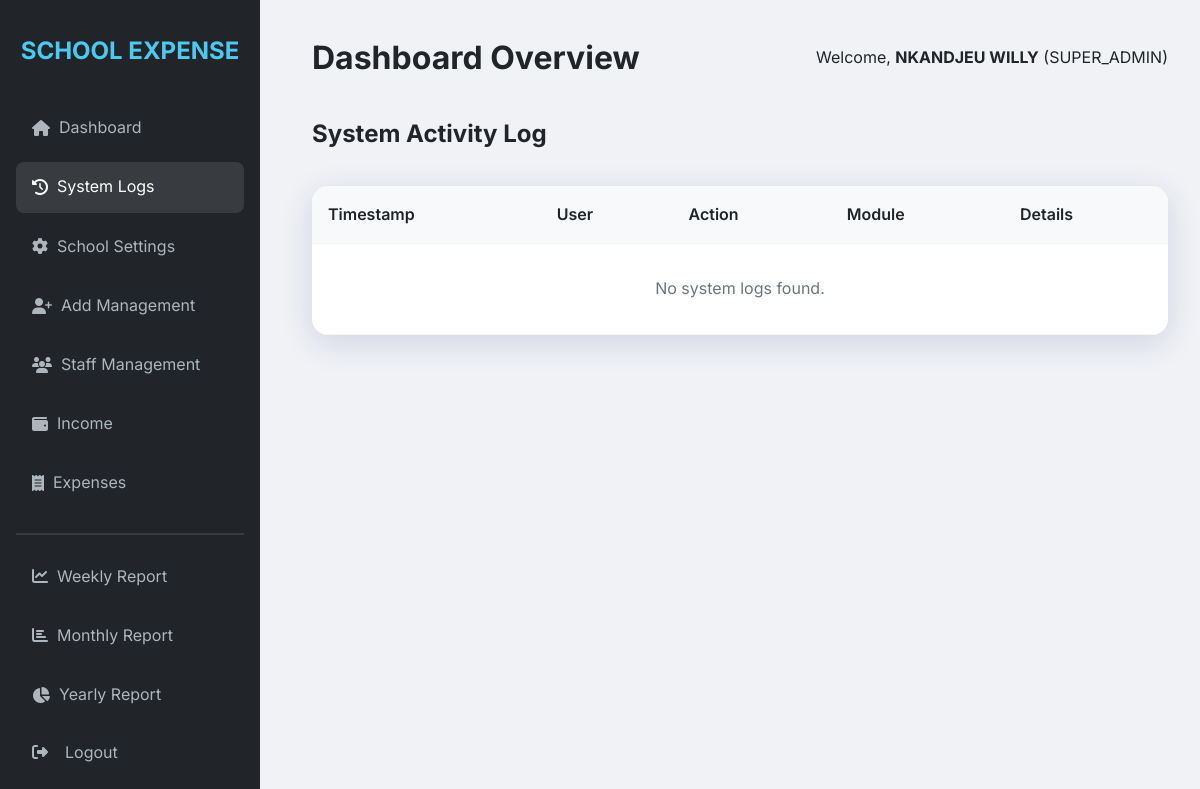
Before: /system-logs (signed in) with the older database file.
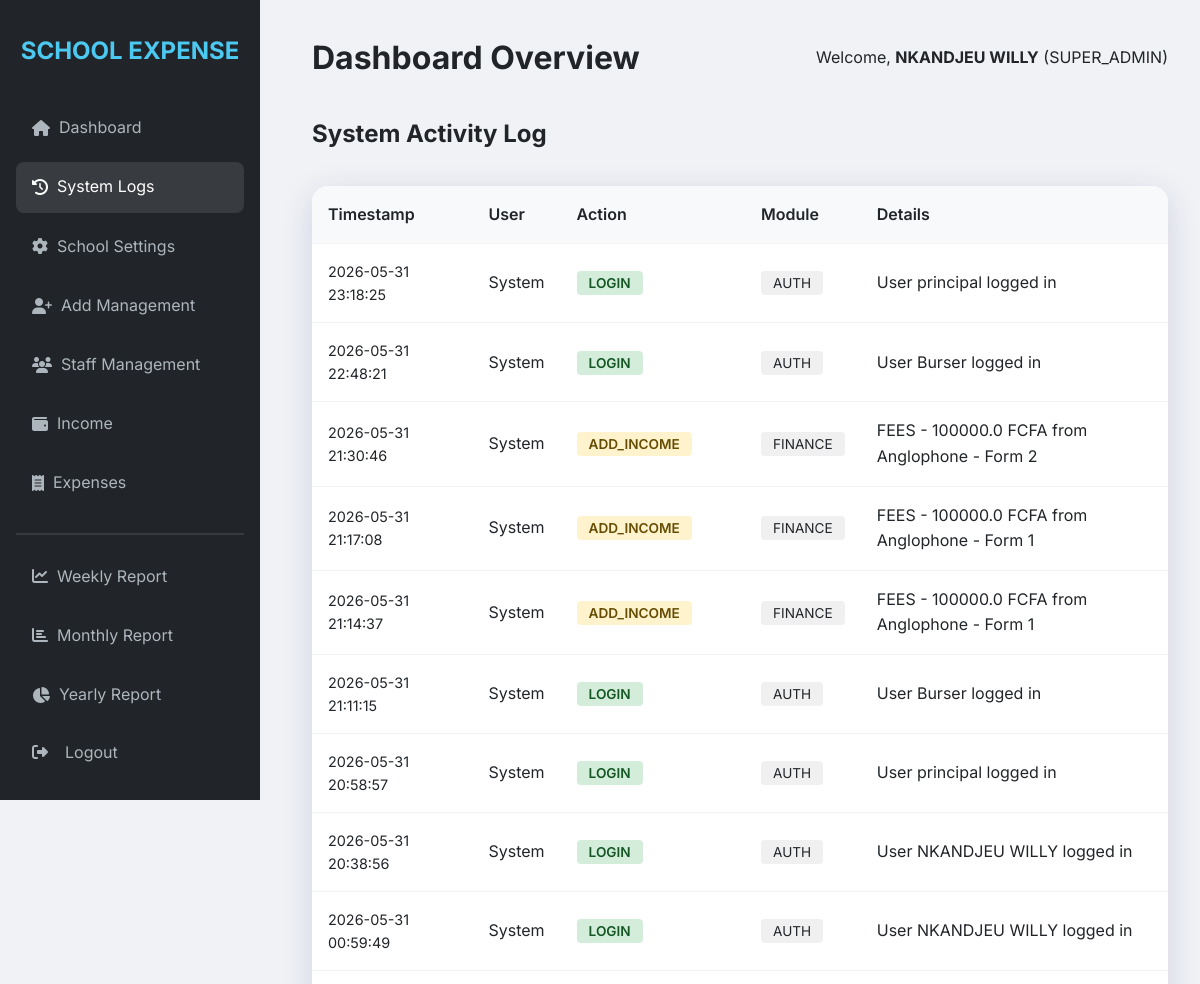
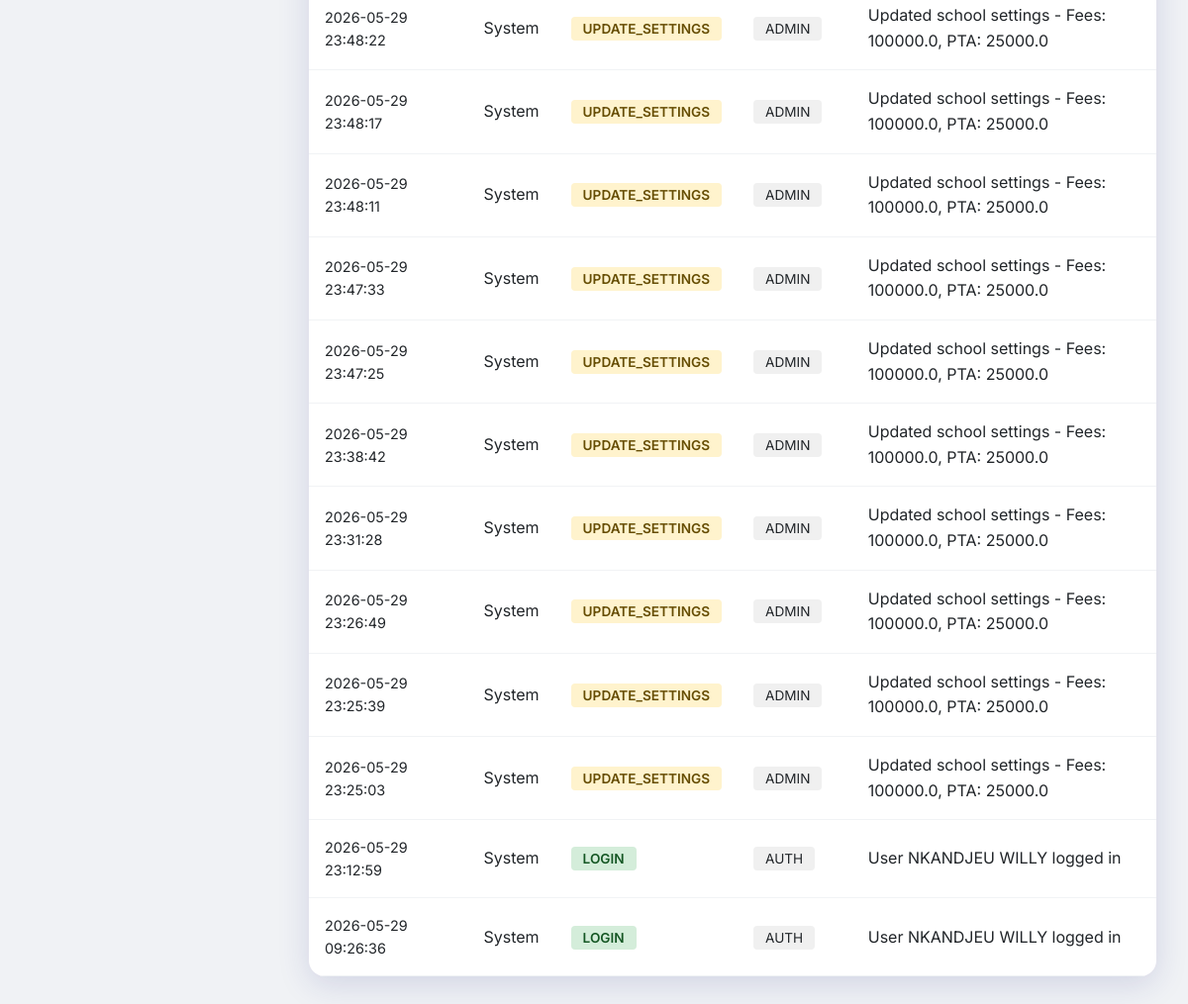
After: the same page with the newer database file (2 pictures, top to bottom).
### models.py (models this page shows, shortened)
class User(UserMixin, db.Model):
    id = db.Column(db.Integer, primary_key=True)
    username = db.Column(db.String(64), unique=True, nullable=False)
    email = db.Column(db.String(120), unique=True, nullable=False)
    password_hash = db.Column(db.String(512), nullable=False)  # Increased to 512 for scrypt hash
    role = db.Column(db.String(20), nullable=False)  # SUPER_ADMIN, PRINCIPAL, BURSER, ACCOUNTANT, SECRETARY

class SystemLog(db.Model):
    id = db.Column(db.Integer, primary_key=True)
    user_id = db.Column(db.Integer, db.ForeignKey('user.id'))
    action = db.Column(db.String(255), nullable=False)
    module = db.Column(db.String(100), nullable=False)
    details = db.Column(db.Text)
    timestamp = db.Column(db.DateTime, default=datetime.utcnow, index=True)

### routes.py (the view)
    @app.route('/system-logs')
    @login_required
    def view_system_logs():
        if current_user.role != 'SUPER_ADMIN':
            flash('Access Denied', 'danger')
            return redirect(url_for('dashboard'))
        page = request.args.get('page', 1, type=int)
        per_page = 50
        logs = SystemLog.query.order_by(SystemLog.timestamp.desc()).paginate(page=page, per_page=per_page)
        return render_template('system_logs.html', logs=logs)

### app.py (called while the page is built)
def create_app():
    app = Flask(__name__)
    app.config.from_object(Config)
    app.secret_key = app.config.get('SECRET_KEY')
    if app.config.get('ENV') == 'production' and app.secret_key in (None, '', 'change_this_dev_secret'):
        raise RuntimeError('SECRET_KEY must be set in environment for production deployment')
    CSRFProtect(app)
    db.init_app(app)
    login_manager = LoginManager()
    login_manager.login_view = 'login'
    login_manager.init_app(app)
    @login_manager.user_loader
    def load_user(user_id):
        return User.query.get(int(user_id))
    with app.app_context():
        db.create_all()
        fix_username_column(app)
        ensure_schema_columns(app)
        ensure_default_staff(app)
        ensure_default_school_settings(app)
        ensure_admin_user(app)
    register_routes(app)
    return app

### templates/system_logs.html (shortened to what this page needs)
{% extends "base.html" %}
{% block content %}
<div style="margin-bottom: 2rem; display: flex; justify-content: space-between; align-items: center;">
    <h2>System Activity Log</h2>
</div>
<div class="table-container">
    <table>
        <thead>
            <tr>
                <th>Timestamp</th>
                <th>User</th>
                <th>Action</th>
                <th>Module</th>
                <th>Details</th>
            </tr>
        </thead>
        <tbody>
            {% for log in logs.items %}
            <tr>
                <td style="font-size: 0.9rem;">{{ log.timestamp.strftime('%Y-%m-%d %H:%M:%S') }}</td>
                <td>
                    {% if log.user %}
                    <strong>{{ log.user.username }}</strong> ({{ log.user.role }})
                    {% else %}
                    System
                    {% endif %}
                </td>
                <td>
                    <span style="padding: 0.25rem 0.75rem; border-radius: 4px; font-size: 0.85rem; font-weight: 600;
                    {% if log.action == 'LOGIN' %}
                        background: #d4edda; color: #155724;
                    {% elif log.action == 'CREATE_USER' %}
                        background: #cfe2ff; color: #084298;
                    {% elif 'APPROVE' in log.action %}
                        background: #d1e7dd; color: #0f5132;
                    {% elif 'REJECT' in log.action %}
                        background: #f8d7da; color: #842029;
                    {% elif 'ADD' in log.action or 'UPDATE' in log.action %}
                        background: #fff3cd; color: #664d03;
                    {% else %}
                        background: #e2e3e5; color: #383d41;
                    {% endif %}
                    ">{{ log.action }}</span>
                </td>
                <td>
                    <span style="padding: 0.25rem 0.75rem; border-radius: 4px; background: #f0f0f0; font-size: 0.85rem;">{{ log.module }}</span>
                </td>
                <td style="max-width: 400px; word-wrap: break-word;">{{ log.details or '-' }}</td>
            </tr>
            {% else %}
            <tr>
                <td colspan="5" style="text-align: center; padding: 2rem; color: var(--gray);">No system logs found.</td>
            </tr>
            {% endfor %}
        </tbody>
    </table>
</div>
{% endblock %}

### templates/base.html (shortened to what this page needs)
<!DOCTYPE html>
<html lang="en">
<head>
    <link rel="stylesheet" href="{{ url_for('static', filename='css/style.css') }}">
    <link rel="stylesheet" href="https://cdnjs.cloudflare.com/ajax/libs/font-awesome/6.4.0/css/all.min.css">
</head>
<body>
    {% if current_user.is_authenticated %}
    <div class="app-container">
        <aside class="sidebar">
            <h2>SCHOOL EXPENSE</h2>
            <nav>
                <ul class="nav-links">
                    <li><a href="{{ url_for('dashboard') }}" class="{{ 'active' if request.endpoint == 'dashboard' }}"><i class="fas fa-home"></i> &nbsp; Dashboard</a></li>
                    {% if current_user.role == 'SUPER_ADMIN' %}
                    <li><a href="{{ url_for('view_system_logs') }}" class="{{ 'active' if request.endpoint == 'view_system_logs' }}"><i class="fas fa-history"></i> &nbsp; System Logs</a></li>
                    <li><a href="{{ url_for('school_settings') }}" class="{{ 'active' if request.endpoint == 'school_settings' }}"><i class="fas fa-cog"></i> &nbsp; School Settings</a></li>
                    <li><a href="{{ url_for('add_user') }}" class="{{ 'active' if request.endpoint == 'add_user' }}"><i class="fas fa-user-plus"></i> &nbsp; Add Management</a></li>
                    {% endif %}
                    {% if current_user.role|upper in ['SUPER_ADMIN', 'PRINCIPAL', 'SECRETARY'] %}
                    <li><a href="{{ url_for('view_staff') }}" class="{{ 'active' if 'staff' in request.endpoint }}"><i class="fas fa-users"></i> &nbsp; Staff Management</a></li>
                    {% endif %}
                    <li><a href="{{ url_for('view_income') }}" class="{{ 'active' if 'income' in request.endpoint }}"><i class="fas fa-wallet"></i> &nbsp; Income</a></li>
                    <li><a href="{{ url_for('view_expenses') }}" class="{{ 'active' if 'expenses' in request.endpoint }}"><i class="fas fa-receipt"></i> &nbsp; Expenses</a></li>
                    <hr style="margin: 1rem 0; border: 0.5px solid rgba(255,255,255,0.1)">
                    <li><a href="{{ url_for('view_report', type='weekly') }}"><i class="fas fa-chart-line"></i> &nbsp; Weekly Report</a></li>
                    <li><a href="{{ url_for('view_report', type='monthly') }}"><i class="fas fa-chart-bar"></i> &nbsp; Monthly Report</a></li>
                    <li><a href="{{ url_for('view_report', type='yearly') }}"><i class="fas fa-chart-pie"></i> &nbsp; Yearly Report</a></li>
                    <li style="margin-top: auto;">
                        <form method="post" action="{{ url_for('logout') }}" style="margin: 0; width: 100%;">
                            <button type="submit" class="logout-btn">
                                <i class="fas fa-sign-out-alt"></i> &nbsp; Logout
                            </button>
                        </form>
                    </li>
                </ul>
            </nav>
        </aside>
        <main class="main-content">
            <header style="margin-bottom: 2rem; display: flex; justify-content: space-between; align-items: center;">
                <h1>{{ title if title else 'Dashboard Overview' }}</h1>
                <div class="user-info">
                    <span>Welcome, <strong>{{ current_user.username }}</strong> ({{ current_user.role }})</span>
                </div>
            </header>
            {% block content %}{% endblock %}
        </main>
    </div>
    {% else %}
        {% block login_content %}{% endblock %}
    {% endif %}
</body>
</html>

### static/css/style.css (style rules this page uses)
:root { --primary: #4361ee; --secondary: #3f37c9; --accent: #4895ef; --success: #4cc9f0; --warning: #f72585; --danger: #e63946; --dark: #212529; --light: #f8f9fa; --gray: #6c757d; --glass: rgba(255, 255, 255, 0.9); --shadow: 0 8px 32px 0 rgba(31, 38, 135, 0.15); }
* { margin: 0; padding: 0; box-sizing: border-box; font-family: 'Inter', -apple-system, BlinkMacSystemFont, "Segoe UI", Roboto, sans-serif; }
body { background: #f0f2f5; color: var(--dark); line-height: 1.6; overflow-x: auto; width: 100%; }
.app-container { display: flex; min-height: 100vh; width: 100%; }
.sidebar { width: 260px; background: var(--dark); color: white; padding: 2rem 1rem; position: fixed; height: 100vh; transition: all 0.3s ease; }
.sidebar h2 { font-size: 1.5rem; margin-bottom: 2rem; text-align: center; color: var(--success); font-weight: 700; }
.nav-links { list-style: none; display: flex; flex-direction: column; height: calc(100vh - 120px); }
.nav-links li { margin-bottom: 0.5rem; }
.nav-links a { color: #adb5bd; text-decoration: none; padding: 0.8rem 1rem; display: flex; align-items: center; border-radius: 8px; transition: 0.3s; }
.nav-links a:hover, .nav-links a.active { background: rgba(255, 255, 255, 0.1); color: white; }
.nav-links button { color: #adb5bd; padding: 0.8rem 1rem; display: flex; align-items: center; border-radius: 8px; transition: 0.3s; width: 100%; background: none; border: none; font-size: 1rem; cursor: pointer; font-family: inherit; }
.logout-btn { color: #adb5bd; padding: 0.8rem 1rem; display: flex; align-items: center; gap: 0.5rem; border-radius: 8px; transition: 0.3s; width: 100%; background: none; border: none; font-size: 1rem; cursor: pointer; font-family: inherit; }
.main-content { flex: 1; margin-left: 280px; padding: 2rem; min-width: 0; width: calc(100% - 280px); }
.table-container { background: white; border-radius: 16px; overflow: hidden; box-shadow: var(--shadow); margin-top: 1.5rem; }
table { width: 100%; border-collapse: collapse; }
th, td { padding: 1rem; text-align: left; border-bottom: 1px solid #f1f3f5; }
th { background: #f8f9fa; font-weight: 600; }

Changed rows visible on the page:
added SystemLog: timestamp "2026-05-31 23:18:25", action "LOGIN", module "AUTH", details "User principal logged in"
added SystemLog: timestamp "2026-05-31 22:48:21", action "LOGIN", module "AUTH", details "User Burser logged in"
added SystemLog: timestamp "2026-05-31 21:30:46", action "ADD_INCOME", module "FINANCE", details "FEES - 100000.0 FCFA from Anglophone - Form 2"
added SystemLog: timestamp "2026-05-31 21:17:08", action "ADD_INCOME", module "FINANCE", details "FEES - 100000.0 FCFA from Anglophone - Form 1"
added SystemLog: timestamp "2026-05-31 21:14:37", action "ADD_INCOME", module "FINANCE", details "FEES - 100000.0 FCFA from Anglophone - Form 1"
added SystemLog: timestamp "2026-05-31 21:11:15", action "LOGIN", module "AUTH", details "User Burser logged in"
added SystemLog: timestamp "2026-05-31 20:58:57", action "LOGIN", module "AUTH", details "User principal logged in"
added SystemLog: timestamp "2026-05-31 20:38:56", action "LOGIN", module "AUTH", details "User NKANDJEU WILLY logged in"
added SystemLog: timestamp "2026-05-31 00:59:49", action "LOGIN", module "AUTH", details "User NKANDJEU WILLY logged in"
added SystemLog: timestamp "2026-05-29 23:48:22", action "UPDATE_SETTINGS", module "ADMIN", details "Updated school settings - Fees: 100000.0, PTA: 25000.0"
added SystemLog: timestamp "2026-05-29 23:48:17", action "UPDATE_SETTINGS", module "ADMIN", details "Updated school settings - Fees: 100000.0, PTA: 25000.0"
added SystemLog: timestamp "2026-05-29 23:48:11", action "UPDATE_SETTINGS", module "ADMIN", details "Updated school settings - Fees: 100000.0, PTA: 25000.0"
added SystemLog: timestamp "2026-05-29 23:47:33", action "UPDATE_SETTINGS", module "ADMIN", details "Updated school settings - Fees: 100000.0, PTA: 25000.0"
added SystemLog: timestamp "2026-05-29 23:47:25", action "UPDATE_SETTINGS", module "ADMIN", details "Updated school settings - Fees: 100000.0, PTA: 25000.0"
added SystemLog: timestamp "2026-05-29 23:38:42", action "UPDATE_SETTINGS", module "ADMIN", details "Updated school settings - Fees: 100000.0, PTA: 25000.0"
added SystemLog: timestamp "2026-05-29 23:31:28", action "UPDATE_SETTINGS", module "ADMIN", details "Updated school settings - Fees: 100000.0, PTA: 25000.0"
added SystemLog: timestamp "2026-05-29 23:26:49", action "UPDATE_SETTINGS", module "ADMIN", details "Updated school settings - Fees: 100000.0, PTA: 25000.0"
added SystemLog: timestamp "2026-05-29 23:25:39", action "UPDATE_SETTINGS", module "ADMIN", details "Updated school settings - Fees: 100000.0, PTA: 25000.0"
added SystemLog: timestamp "2026-05-29 23:25:03", action "UPDATE_SETTINGS", module "ADMIN", details "Updated school settings - Fees: 100000.0, PTA: 25000.0"
added SystemLog: timestamp "2026-05-29 23:12:59", action "LOGIN", module "AUTH", details "User NKANDJEU WILLY logged in"
added SystemLog: timestamp "2026-05-29 09:26:36", action "LOGIN", module "AUTH", details "User NKANDJEU WILLY logged in"
Other visible differences:
text no longer shown: "No system logs found."
